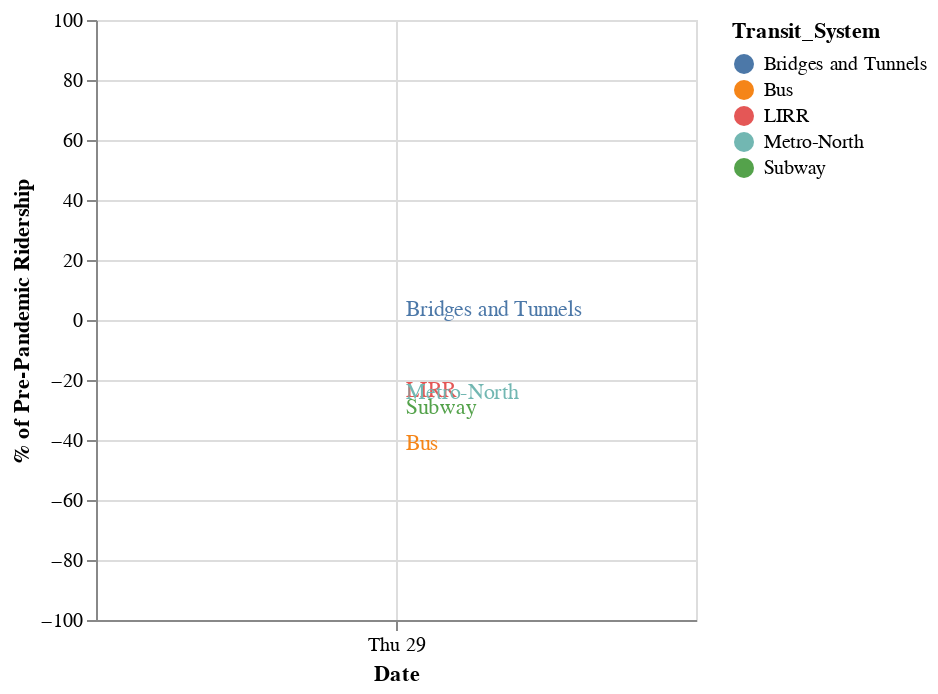

Notebook code for this chart:
### Code cell
# Get the last data point for each transit system
last_points = all_transit_data.groupby('Transit_System').tail(1)

# Create text labels at the last data point of each transit system
text_labels = alt.Chart(last_points).mark_text(align='left', dx=5).encode(
    x=alt.X('Date:T', title='Date'),  # Same x-axis as the line chart

    
    # Transform the Y axis to match the scale from -100 to 100 by converting decimals to percentages
    y=alt.Y('Percentage:Q', 
            scale=alt.Scale(domain=[-100, 100]),  # Consistent scale
            axis=alt.Axis(format='.0f'),  # Ensure integer labels without decimals
   
            title='% of Pre-Pandemic Ridership'),
    text=alt.Text('Transit_System:N'),  # Label with the transit system name
    color='Transit_System:N'  # Color to match the lines
    
).transform_calculate(
    # Convert the decimals to percentage format for correct placement on the y-axis
    Percentage="(datum.Percentage * 100) - 100"
)


text_labels

### Figure 1 — Vega specification as saved in the notebook (floating-point values rounded to 4 significant figures)
{"$schema": "https://vega.github.io/schema/vega/v5.json", "data": [{"name": "source_0", "values": [{"Date": "2024-02-29T00:00:00.000", "Percentage": -29.33, "Transit_System": "Subway"}, {"Date": "2024-02-29T00:00:00.000", "Percentage": -41.33, "Transit_System": "Bus"}, {"Date": "2024-02-29T00:00:00.000", "Percentage": -23.67, "Transit_System": "LIRR"}, {"Date": "2024-02-29T00:00:00.000", "Percentage": -24.33, "Transit_System": "Metro-North"}, {"Date": "2024-02-29T00:00:00.000", "Percentage": 3.333, "Transit_System": "Bridges and Tunnels"}], "transform": [{"type": "formula", "expr": "toDate(datum['Date'])", "as": "Date"}]}, {"name": "source_0_color_domain_Transit_System", "values": [{"Transit_System": "Subway"}, {"Transit_System": "Bus"}, {"Transit_System": "LIRR"}, {"Transit_System": "Metro-North"}, {"Transit_System": "Bridges and Tunnels"}]}], "marks": [{"type": "text", "name": "marks", "from": {"data": "source_0"}, "encode": {"update": {"align": {"value": "left"}, "x": {"field": "Date", "scale": "x"}, "y": {"field": "Percentage", "scale": "y"}, "fill": {"field": "Transit_System", "scale": "color"}, "baseline": {"value": "middle"}, "dx": {"value": 5}, "text": {"signal": "isValid(datum[\"Transit_System\"]) ? datum[\"Transit_System\"] : \"\"+datum[\"Transit_System\"]"}}}, "style": ["text"]}], "scales": [{"name": "x", "type": "time", "domain": {"data": "source_0", "field": "Date"}, "range": [0, {"signal": "width"}]}, {"name": "y", "type": "linear", "domain": [-100, 100], "range": [{"signal": "height"}, 0], "zero": true}, {"name": "color", "type": "ordinal", "domain": {"data": "source_0_color_domain_Transit_System", "field": "Transit_System", "sort": true}, "range": "category"}], "axes": [{"scale": "x", "ticks": false, "labels": false, "domain": false, "orient": "bottom", "minExtent": 0, "gridScale": "y", "zindex": 0, "aria": false, "grid": true, "tickCount": {"signal": "ceil(width/40)"}, "maxExtent": 0}, {"scale": "y", "labels": false, "orient": "left", "domain": false, "zindex": 0, "maxExtent": 0, "minExtent": 0, "grid": true, "gridScale": "x", "ticks": false, "aria": false, "tickCount": {"signal": "ceil(height/40)"}}, {"scale": "x", "orient": "bottom", "labelFlush": true, "labelOverlap": true, "grid": false, "tickCount": {"signal": "ceil(width/40)"}, "zindex": 0, "title": "Date"}, {"scale": "y", "orient": "left", "grid": false, "title": "% of Pre-Pandemic Ridership", "format": ".0f", "labelOverlap": true, "tickCount": {"signal": "ceil(height/40)"}, "zindex": 0}], "width": 300, "background": "white", "padding": 5, "height": 300, "style": "cell", "legends": [{"fill": "color", "symbolType": "circle", "title": "Transit_System"}]}
